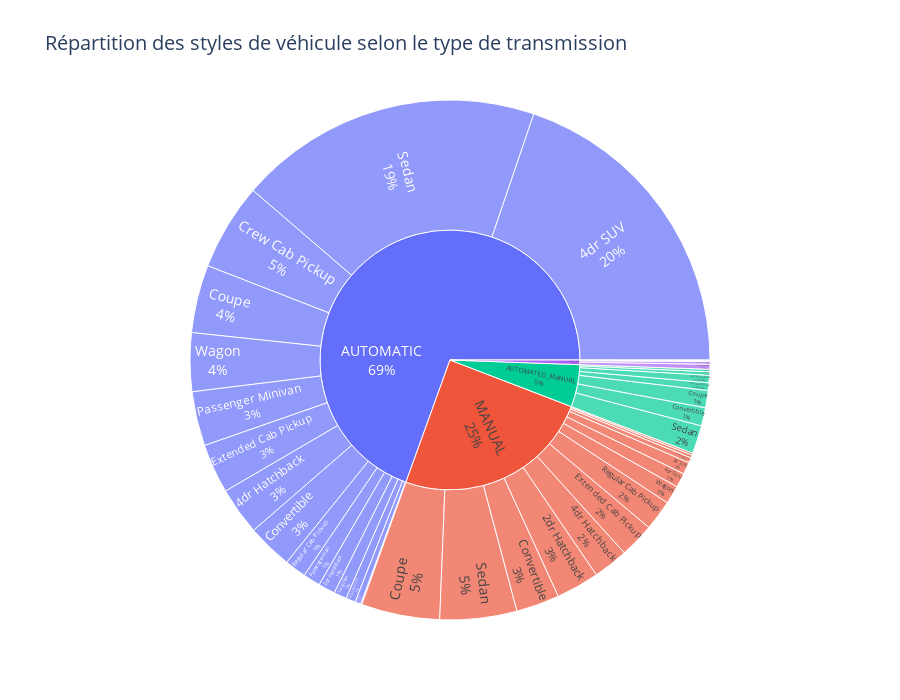

Notebook code for this chart:
### Code cell
# Préparation des données
df_clean = df[['transmission', 'style']].dropna()
df_clean = df_clean[df_clean['transmission'] != 'UNKNOWN']

# Agrégation par transmission et style
style_trans = df_clean.groupby(['transmission', 'style']).size().reset_index(name='Nombre de véhicules')

# Création du graphique sunburst
fig = px.sunburst(
    style_trans,
    path=['transmission', 'style'],
    values='Nombre de véhicules',
    title="Répartition des styles de véhicule selon le type de transmission"
)

# Affichage du pourcentage et étiquettes
fig.update_traces(
    textinfo='label+percent entry',
    insidetextorientation='radial'
)

# Taille du graphique
fig.update_layout(
    font=dict(size=14),
    width=900,
    height=700
)

# Affichage dans VS Code
pyo.iplot(fig)

### Figure 1 — Plotly figure (JSON) as saved in the notebook; plotly's stock layout.template omitted (floating-point values rounded to 4 significant figures)
{"data": [{"branchvalues": "total", "domain": {"x": [0, 1], "y": [0, 1]}, "hovertemplate": "labels=%{label}<br>Nombre de véhicules=%{value}<br>parent=%{parent}<br>id=%{id}<extra></extra>", "ids": ["AUTOMATED_MANUAL/2dr Hatchback", "AUTOMATED_MANUAL/4dr Hatchback", "AUTOMATED_MANUAL/4dr SUV", "AUTOMATED_MANUAL/Convertible", "AUTOMATED_MANUAL/Coupe", "AUTOMATED_MANUAL/Sedan", "AUTOMATED_MANUAL/Wagon", "AUTOMATIC/2dr Hatchback", "AUTOMATIC/2dr SUV", "AUTOMATIC/4dr Hatchback", "AUTOMATIC/4dr SUV", "AUTOMATIC/Cargo Minivan", "AUTOMATIC/Cargo Van", "AUTOMATIC/Convertible", "AUTOMATIC/Convertible SUV", "AUTOMATIC/Coupe", "AUTOMATIC/Crew Cab Pickup", "AUTOMATIC/Extended Cab Pickup", "AUTOMATIC/Passenger Minivan", "AUTOMATIC/Passenger Van", "AUTOMATIC/Regular Cab Pickup", "AUTOMATIC/Sedan", "AUTOMATIC/Wagon", "DIRECT_DRIVE/2dr Hatchback", "DIRECT_DRIVE/4dr Hatchback", "DIRECT_DRIVE/4dr SUV", "DIRECT_DRIVE/Sedan", "DIRECT_DRIVE/Wagon", "MANUAL/2dr Hatchback", "MANUAL/2dr SUV", "MANUAL/4dr Hatchback", "MANUAL/4dr SUV", "MANUAL/Convertible", "MANUAL/Convertible SUV", "MANUAL/Coupe", "MANUAL/Crew Cab Pickup", "MANUAL/Extended Cab Pickup", "MANUAL/Passenger Minivan", "MANUAL/Regular Cab Pickup", "MANUAL/Sedan", "MANUAL/Wagon", "AUTOMATED_MANUAL", "AUTOMATIC", "DIRECT_DRIVE", "MANUAL"], "insidetextorientation": "radial", "labels": ["2dr Hatchback", "4dr Hatchback", "4dr SUV", "Convertible", "Coupe", "Sedan", "Wagon", "2dr Hatchback", "2dr SUV", "4dr Hatchback", "4dr SUV", "Cargo Minivan", "Cargo Van", "Convertible", "Convertible SUV", "Coupe", "Crew Cab Pickup", "Extended Cab Pickup", "Passenger Minivan", "Passenger Van", "Regular Cab Pickup", "Sedan", "Wagon", "2dr Hatchback", "4dr Hatchback", "4dr SUV", "Sedan", "Wagon", "2dr Hatchback", "2dr SUV", "4dr Hatchback", "4dr SUV", "Convertible", "Convertible SUV", "Coupe", "Crew Cab Pickup", "Extended Cab Pickup", "Passenger Minivan", "Regular Cab Pickup", "Sedan", "Wagon", "AUTOMATED_MANUAL", "AUTOMATIC", "DIRECT_DRIVE", "MANUAL"], "name": "", "parents": ["AUTOMATED_MANUAL", "AUTOMATED_MANUAL", "AUTOMATED_MANUAL", "AUTOMATED_MANUAL", "AUTOMATED_MANUAL", "AUTOMATED_MANUAL", "AUTOMATED_MANUAL", "AUTOMATIC", "AUTOMATIC", "AUTOMATIC", "AUTOMATIC", "AUTOMATIC", "AUTOMATIC", "AUTOMATIC", "AUTOMATIC", "AUTOMATIC", "AUTOMATIC", "AUTOMATIC", "AUTOMATIC", "AUTOMATIC", "AUTOMATIC", "AUTOMATIC", "AUTOMATIC", "DIRECT_DRIVE", "DIRECT_DRIVE", "DIRECT_DRIVE", "DIRECT_DRIVE", "DIRECT_DRIVE", "MANUAL", "MANUAL", "MANUAL", "MANUAL", "MANUAL", "MANUAL", "MANUAL", "MANUAL", "MANUAL", "MANUAL", "MANUAL", "MANUAL", "MANUAL", "", "", "", ""], "textinfo": "label+percent entry", "type": "sunburst", "values": [57.0, 54.0, 26.0, 135.0, 127.0, 209.0, 18.0, 125.0, 44.0, 352.0, 2353.0, 71.0, 95.0, 336.0, 8.0, 502.0, 643.0, 366.0, 402.0, 128.0, 159.0, 2249.0, 433.0, 3.0, 37.0, 3.0, 20.0, 5.0, 319.0, 90.0, 259.0, 106.0, 320.0, 21.0, 580.0, 38.0, 257.0, 15.0, 225.0, 569.0, 136.0, 626.0, 8266.0, 68.0, 2935.0]}], "layout": {"font": {"size": 14}, "height": 700, "legend": {"tracegroupgap": 0}, "title": {"text": "Répartition des styles de véhicule selon le type de transmission"}, "width": 900}}
